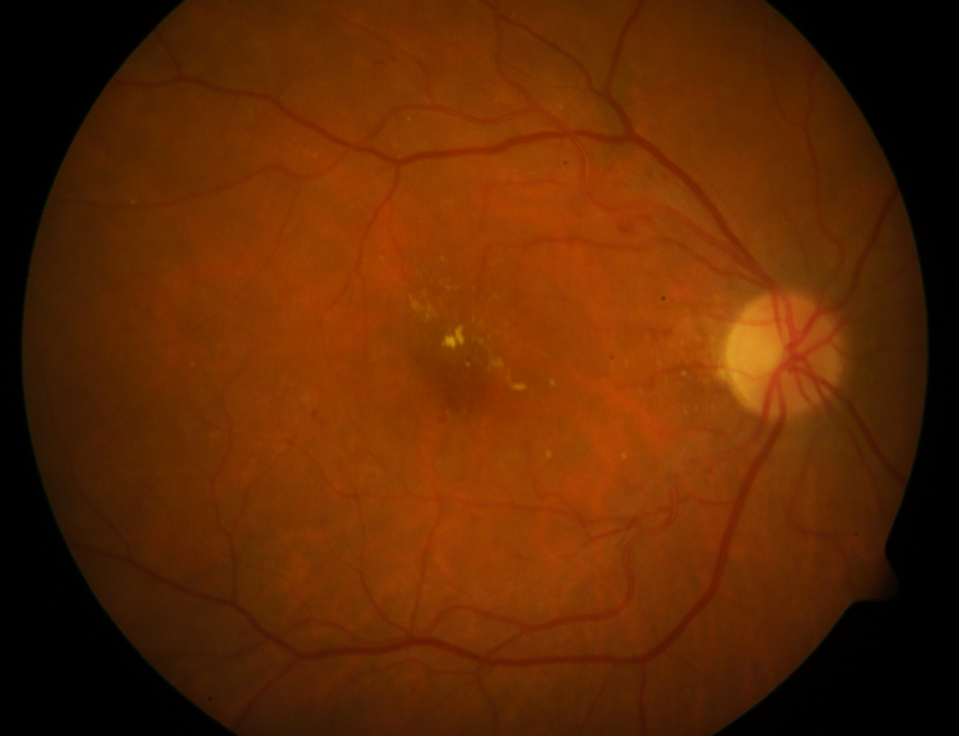
%> input picture image_DR/image001.png, 959 x 736 px, shrunk from 1500 x 1152 before the run
$ octave --eval "result = extract_FAZ(imread('../image_DR/image001.png'));"   (GNU Octave 9; MATLAB toolbox functions it lacks are replaced by stand-ins)
%> lines starting %> are read from the running program, lines starting %| are printed output that depends on the picture
% [14 lines of commented-out code are left out]
function image_part3 = extract_FAZ(I)
    %%  背景差分法
    % [4 lines of commented-out code are left out]
    A = imadjust(I(:,:,2));
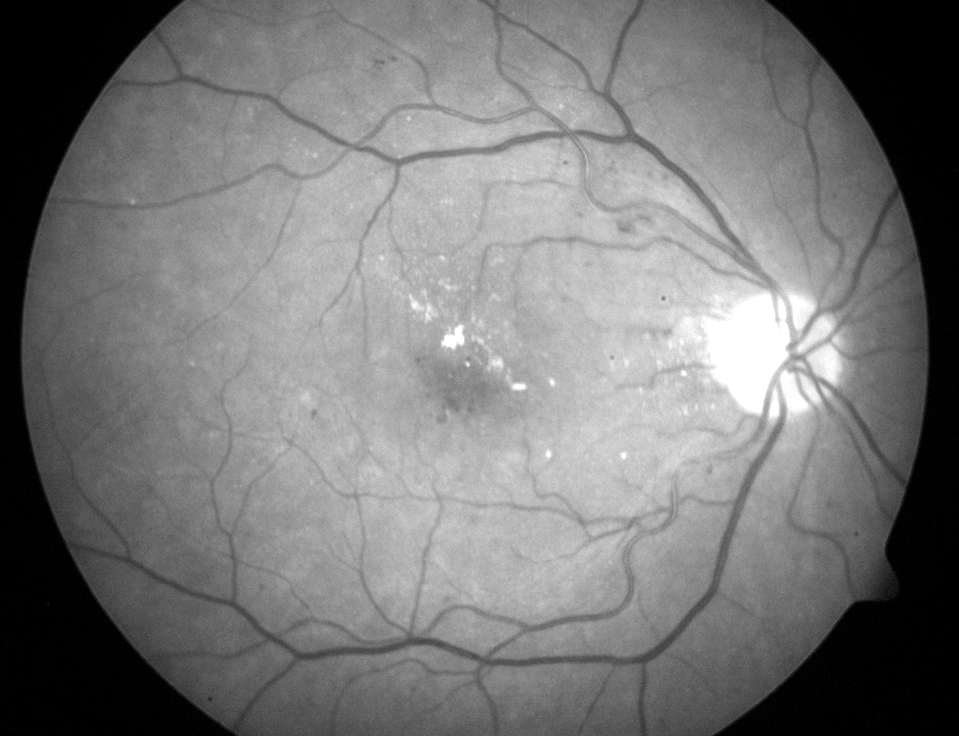
%> A: size 736x959 uint8; min 0, max 255, mean 119.2
    h = fspecial('average',50);
    B =imfilter(A,h) ;
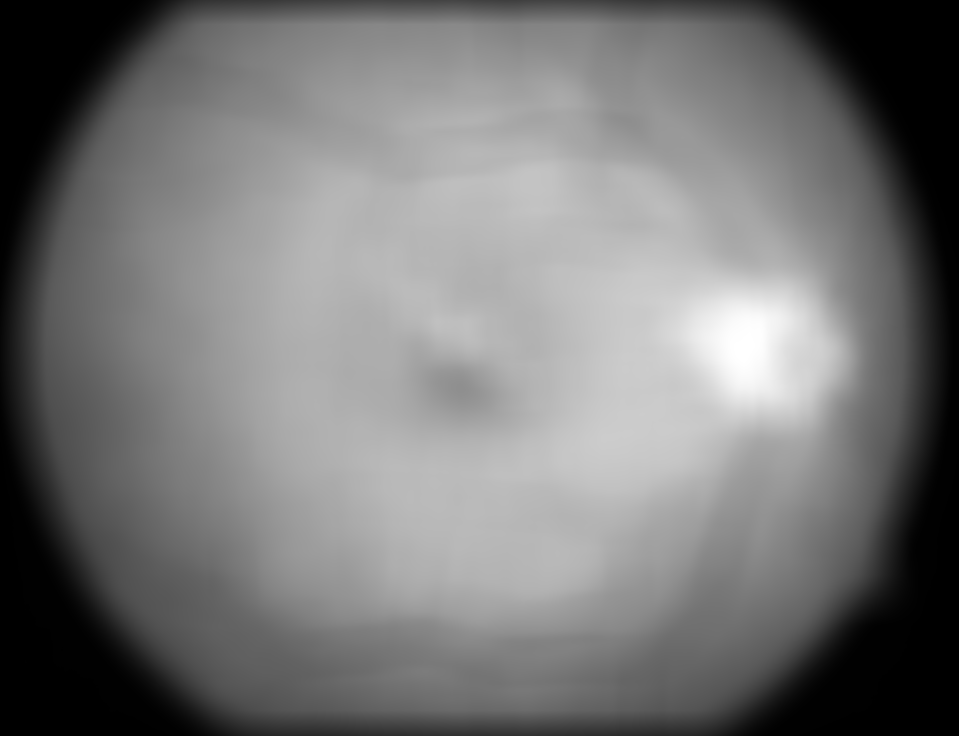
%> B: size 736x959 uint8; min 0, max 255, mean 118.2
    A_incom = imcomplement(A);
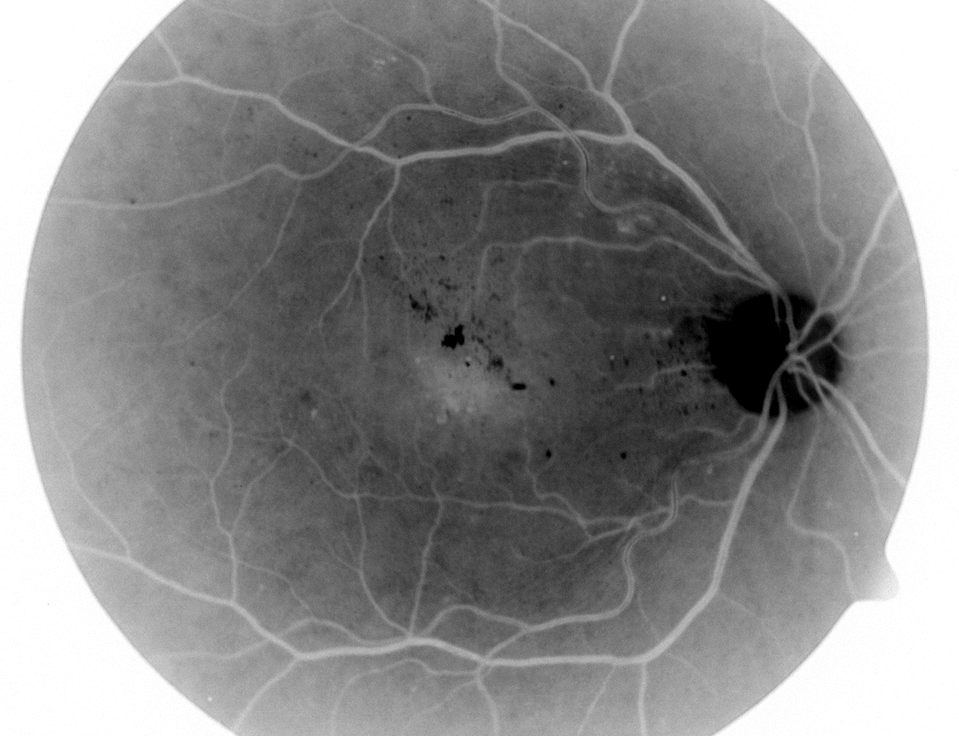
%> A_incom: size 736x959 uint8; min 0, max 255, mean 135.8
    B_incom = imcomplement(B);
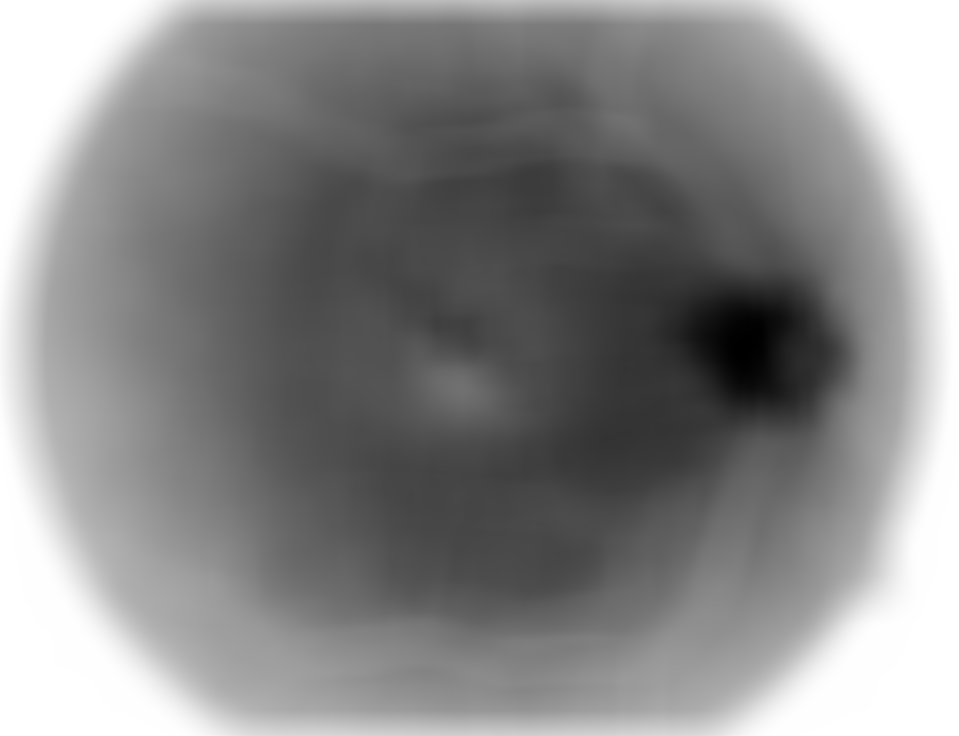
%> B_incom: size 736x959 uint8; min 0, max 255, mean 136.8
% [4 lines of commented-out code are left out]
    C = A_incom-B_incom;%A的补图减去模糊图像B，得出了血管图和中央凹的区域
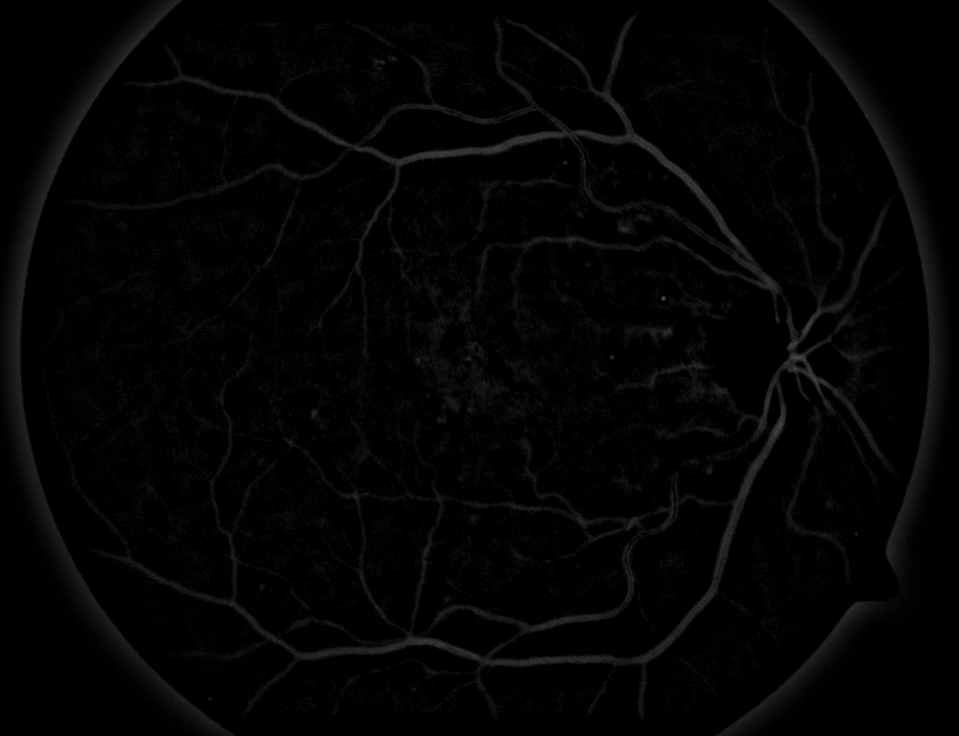
%> C: size 736x959 uint8; min 0, max 89, mean 3.5
    C = A_incom-C;
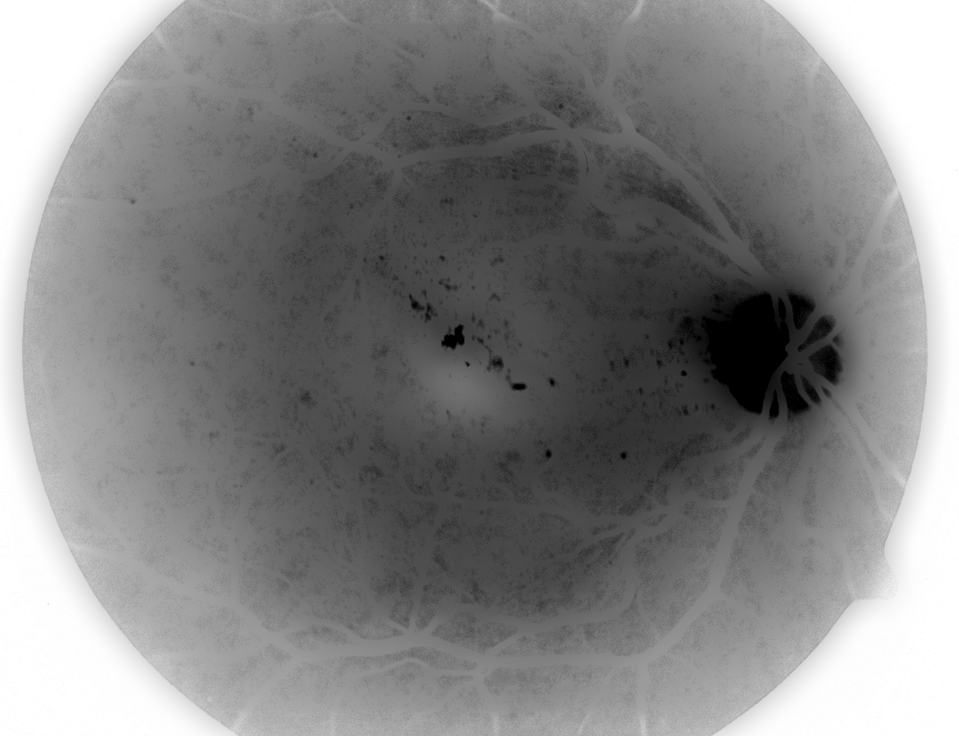
%> C: size 736x959 uint8; min 0, max 255, mean 132.3
    %figure,imshow(C)

    %% 高斯模糊
%> (the run ends here)

$ run again, on image_DR/image003.png
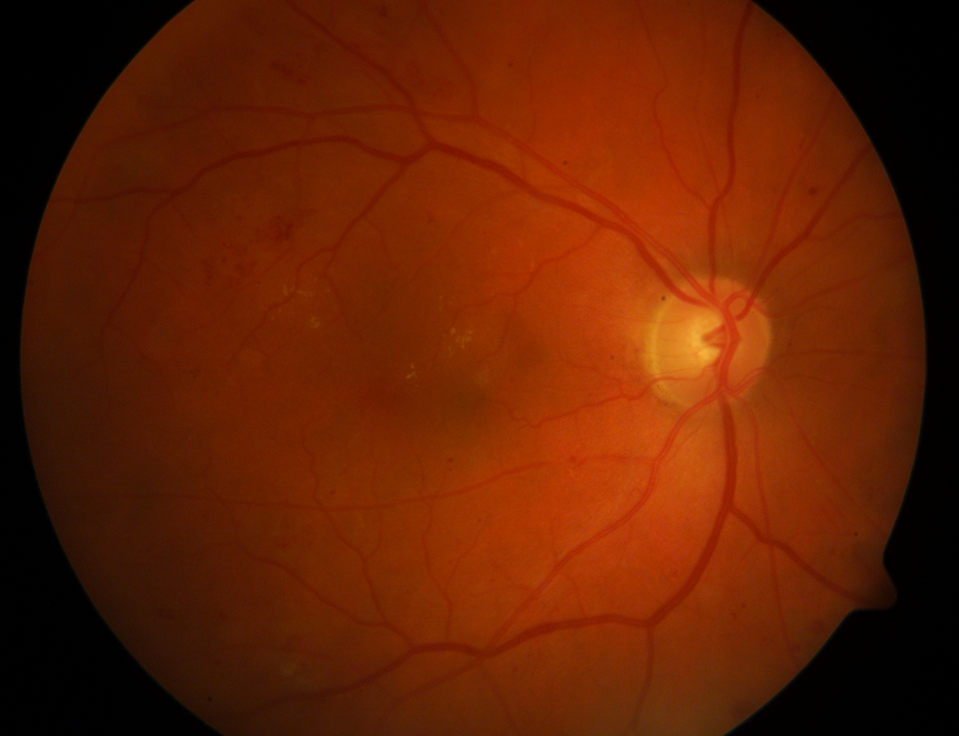
%> input picture image_DR/image003.png, 959 x 736 px, shrunk from 1500 x 1152 before the run
%> in extract_FAZ, `B =imfilter(A,h) ;`:
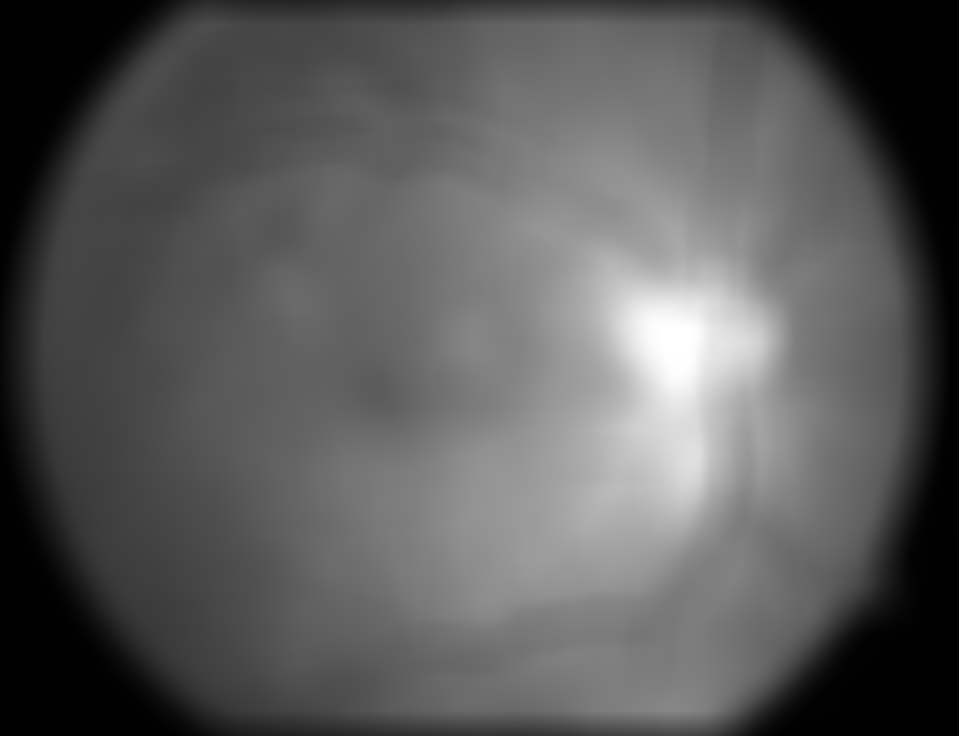
%> B: size 736x959 uint8; min 0, max 255, mean 90.6
%> in extract_FAZ, `C = A_incom-C;`:
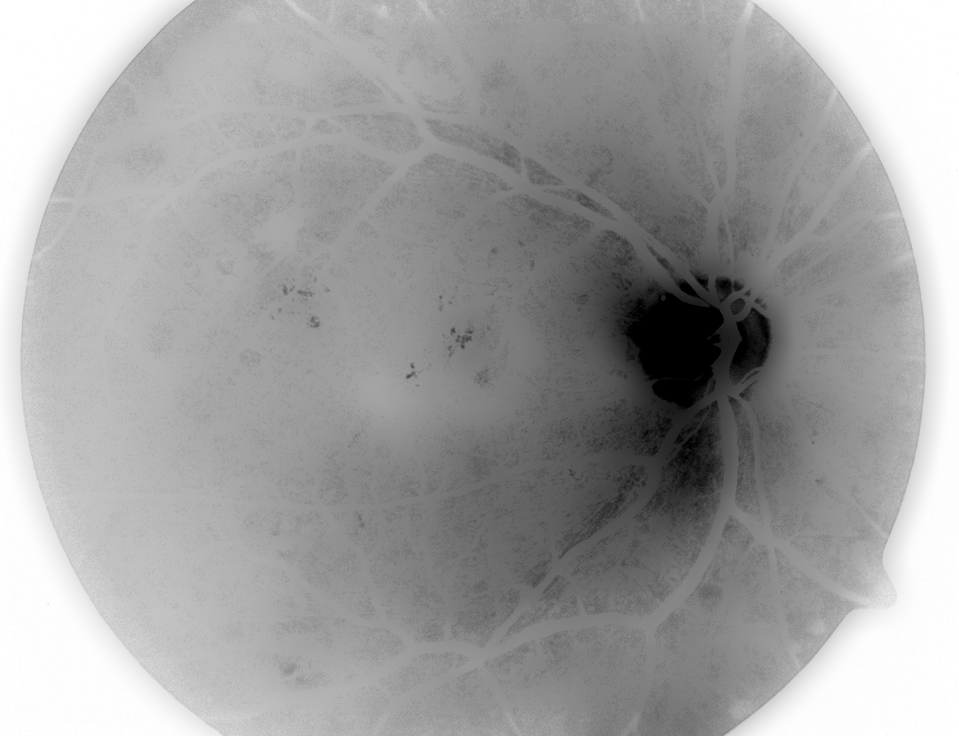
%> C: size 736x959 uint8; min 0, max 255, mean 160.1
